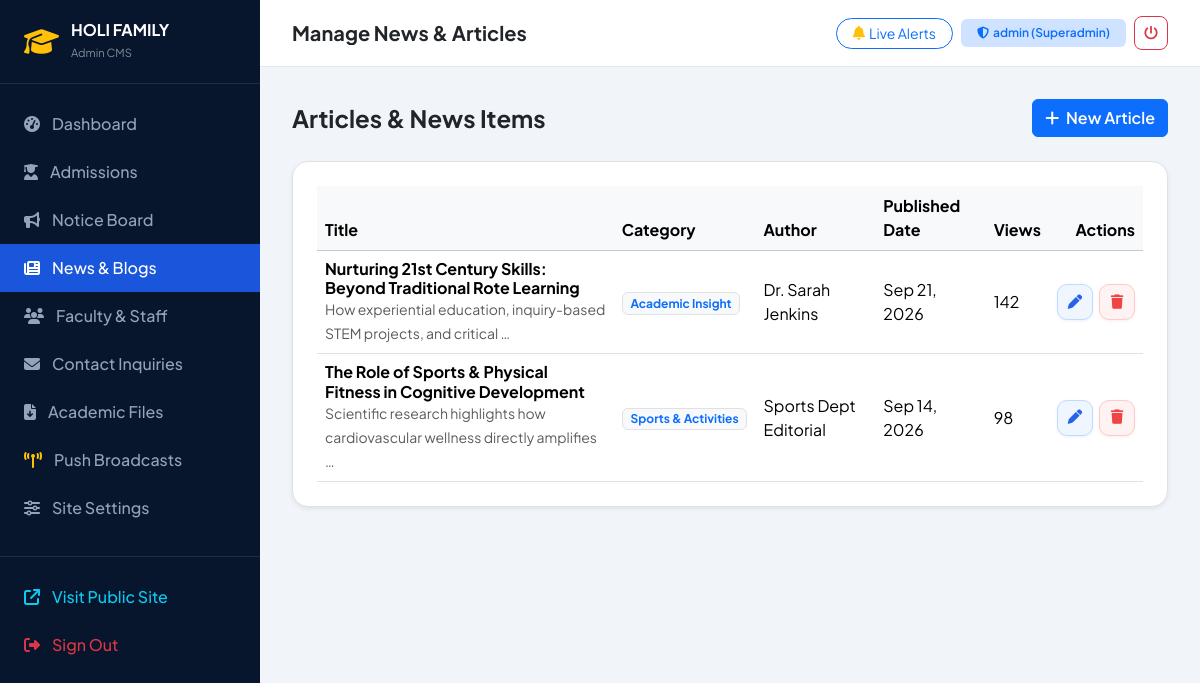
Page /portal/blogs/ (signed in) on the committed database.
### school/models.py (models this page shows, shortened)
class BlogPost(models.Model):
    CATEGORY_CHOICES = [
        ('academics', 'Academic Insight'),
        ('campus_life', 'Campus Life'),
        ('achievements', 'Student Achievements'),
        ('pedagogy', 'Educational Insights'),
        ('sports', 'Sports & Activities'),
        ('stem', 'Science, Tech & Arts'),
    ]
    title = models.CharField(max_length=255)
    slug = models.SlugField(max_length=255, unique=True, blank=True)
    category = models.CharField(max_length=50, choices=CATEGORY_CHOICES, default='academics')
    author_name = models.CharField(max_length=150, default="Academic Editorial Board")
    author_role = models.CharField(max_length=150, default="Faculty Member")
    featured_image = models.ImageField(upload_to='blog/images/', blank=True, null=True)
    excerpt = models.TextField(help_text="Short teaser for cards and meta descriptions")
    content = models.TextField()
    is_published = models.BooleanField(default=True)
    is_featured = models.BooleanField(default=False)
    views_count = models.PositiveIntegerField(default=0)
    published_date = models.DateField()
    created_at = models.DateTimeField(auto_now_add=True)
    updated_at = models.DateTimeField(auto_now=True)
    class Meta:
        ordering = ['-published_date', '-created_at']

### portal/views.py (the view)
# urls.py: path('blogs/', views.manage_blogs, name='manage_blogs'),
@login_required
def manage_blogs(request):
    blogs = BlogPost.objects.all()
    return render(request, 'portal/blogs_list.html', {'blogs': blogs})

### school/context_processors.py (called while the page is built)
def school_global_context(request):
    school_info = SchoolProfile.objects.first()
    recent_notices = Notice.objects.filter(is_published=True)[:5]
    return {
        'school_info': school_info,
        'global_recent_notices': recent_notices,
    }

### templates/portal/blogs_list.html
{% extends 'portal/base_admin.html' %}
{% block page_title %}Manage News & Articles{% endblock %}
{% block admin_content %}
<div class="d-flex justify-content-between align-items-center mb-4">
  <h4 class="fw-bold text-dark mb-0">Articles & News Items</h4>
  <a href="{% url 'portal:create_blog' %}" class="btn btn-primary fw-semibold"><i class="fa-solid fa-plus me-1"></i> New Article</a>
</div>
<div class="bg-white p-4 rounded-4 border shadow-sm">
  <div class="table-responsive">
    <table class="table table-hover align-middle mb-0">
      <thead class="table-light">
        <tr>
          <th>Title</th>
          <th>Category</th>
          <th>Author</th>
          <th>Published Date</th>
          <th>Views</th>
          <th class="text-end">Actions</th>
        </tr>
      </thead>
      <tbody>
        {% for blog in blogs %}
        <tr>
          <td>
            <h6 class="fw-bold mb-0">{{ blog.title }}</h6>
            <small class="text-muted">{{ blog.excerpt|truncatewords:8 }}</small>
          </td>
          <td><span class="badge bg-light text-primary border">{{ blog.get_category_display }}</span></td>
          <td>{{ blog.author_name }}</td>
          <td>{{ blog.published_date|date:"M d, Y" }}</td>
          <td>{{ blog.views_count }}</td>
          <td class="text-end">
            <div class="table-actions">
              <a href="{% url 'portal:edit_blog' blog.pk %}" class="btn-action-edit" title="Edit Article"><i class="fa-solid fa-pen"></i></a>
              <a href="{% url 'portal:delete_blog' blog.pk %}" class="btn-action-delete" title="Delete Article" onclick="return confirm('Delete this article?');"><i class="fa-solid fa-trash"></i></a>
            </div>
          </td>
        </tr>
        {% empty %}
        <tr>
          <td colspan="6" class="text-center py-4 text-muted">No blog posts found.</td>
        </tr>
        {% endfor %}
      </tbody>
    </table>
  </div>
</div>
{% endblock %}

### templates/portal/base_admin.html (shortened to what this page needs)
{% load static %}
<!DOCTYPE html>
<html lang="en">
<head>
  <link href="https://cdn.jsdelivr.net/npm/bootstrap@5.3.3/dist/css/bootstrap.min.css" rel="stylesheet">
  <link rel="stylesheet" href="https://cdnjs.cloudflare.com/ajax/libs/font-awesome/6.5.1/css/all.min.css">
  <link rel="stylesheet" href="{% static 'css/admin.css' %}">
</head>
<body class="admin-body">
  <div class="admin-wrapper">
    <aside class="admin-sidebar">
      <div class="sidebar-brand">
        <i class="fa-solid fa-graduation-cap text-warning fs-3"></i>
        <div>
          <h6 class="fw-bold mb-0 text-white">HOLI FAMILY</h6>
          <small class="text-white-50" style="font-size: 0.7rem;">Admin CMS</small>
        </div>
      </div>
      <ul class="nav flex-column py-3">
        <li class="nav-item">
          <a class="nav-link {% if request.resolver_match.url_name == 'dashboard' %}active{% endif %}" href="{% url 'portal:dashboard' %}">
            <i class="fa-solid fa-gauge-high"></i> Dashboard
          </a>
        </li>
        <li class="nav-item">
          <a class="nav-link {% if 'admissions' in request.path %}active{% endif %}" href="{% url 'portal:manage_admissions' %}">
            <i class="fa-solid fa-user-graduate"></i> Admissions
          </a>
        </li>
        <li class="nav-item">
          <a class="nav-link {% if 'notices' in request.path %}active{% endif %}" href="{% url 'portal:manage_notices' %}">
            <i class="fa-solid fa-bullhorn"></i> Notice Board
          </a>
        </li>
        <li class="nav-item">
          <a class="nav-link {% if 'blogs' in request.path %}active{% endif %}" href="{% url 'portal:manage_blogs' %}">
            <i class="fa-solid fa-newspaper"></i> News & Blogs
          </a>
        </li>
        <li class="nav-item">
          <a class="nav-link {% if 'teachers' in request.path %}active{% endif %}" href="{% url 'portal:manage_teachers' %}">
            <i class="fa-solid fa-users"></i> Faculty & Staff
          </a>
        </li>
        <li class="nav-item">
          <a class="nav-link {% if 'messages' in request.path %}active{% endif %}" href="{% url 'portal:manage_messages' %}">
            <i class="fa-solid fa-envelope"></i> Contact Inquiries
          </a>
        </li>
        <li class="nav-item">
          <a class="nav-link {% if 'resources' in request.path %}active{% endif %}" href="{% url 'portal:manage_resources' %}">
            <i class="fa-solid fa-file-arrow-down"></i> Academic Files
          </a>
        </li>
        <li class="nav-item">
          <a class="nav-link {% if 'push' in request.path %}active{% endif %}" href="{% url 'portal:push_manager' %}">
            <i class="fa-solid fa-tower-broadcast text-warning"></i> Push Broadcasts
          </a>
        </li>
        <li class="nav-item">
          <a class="nav-link {% if 'settings' in request.path %}active{% endif %}" href="{% url 'portal:school_settings' %}">
            <i class="fa-solid fa-sliders"></i> Site Settings
          </a>
        </li>
        <li class="nav-item mt-4 pt-3 border-top border-secondary border-opacity-25">
          <a class="nav-link text-info" href="{% url 'home' %}" target="_blank">
            <i class="fa-solid fa-arrow-up-right-from-square"></i> Visit Public Site
          </a>
        </li>
        <li class="nav-item">
          <a class="nav-link text-danger" href="{% url 'portal:logout' %}">
            <i class="fa-solid fa-right-from-bracket"></i> Sign Out
          </a>
        </li>
      </ul>
    </aside>
    <div class="admin-main">
      <header class="admin-topbar">
        <div class="d-flex align-items-center gap-3 min-w-0">
          <h5 class="mb-0 fw-bold text-dark text-truncate">{% block page_title %}Dashboard Overview{% endblock %}</h5>
        </div>
        <div class="d-flex align-items-center gap-2 text-nowrap flex-shrink-0 ms-3">
          <button type="button" data-push-toggle class="btn btn-outline-primary btn-sm rounded-pill px-3 py-1 text-nowrap d-inline-flex align-items-center gap-1 shadow-2xs">
          </button>
          <span class="badge bg-primary-subtle text-primary px-3 py-2 fw-semibold d-inline-flex align-items-center gap-1 text-nowrap">
            <i class="fa-solid fa-shield-halved"></i> <span>{{ user.username }} ({{ user.is_superuser|yesno:"Superadmin,Editor" }})</span>
          </span>
          <a href="{% url 'portal:logout' %}" class="btn btn-outline-danger btn-sm rounded-3 d-inline-flex align-items-center justify-content-center" style="width: 34px; height: 34px;" title="Sign Out">
            <i class="fa-solid fa-power-off"></i>
          </a>
        </div>
      </header>
      <div class="admin-content">
        {% block admin_content %}{% endblock %}
      </div>
    </div>
  </div>
</body>
</html>

### static/css/admin.css (style rules this page uses)
:root { --hf-admin-sidebar-bg: #07162c; --hf-admin-sidebar-hover: #0f2b59; --hf-admin-sidebar-active: #1a56db; --hf-admin-header-bg: #ffffff; --hf-admin-body-bg: #f1f5f9; }
body.admin-body { background-color: var(--hf-admin-body-bg); font-family: 'Plus Jakarta Sans', sans-serif; }
.admin-wrapper { display: flex; min-height: 100vh; }
.admin-sidebar { width: 260px; background-color: var(--hf-admin-sidebar-bg); color: #cbd5e1; flex-shrink: 0; transition: all 0.3s ease; }
.admin-sidebar .sidebar-brand { padding: 20px 24px; border-bottom: 1px solid rgba(255, 255, 255, 0.1); display: flex; align-items: center; gap: 12px; color: #fff; }
.admin-sidebar .nav-link { color: #94a3b8; padding: 12px 24px; font-weight: 500; display: flex; align-items: center; gap: 12px; transition: all 0.2s ease; }
.admin-sidebar .nav-link.active { color: #ffffff; background-color: var(--hf-admin-sidebar-active); border-left: 4px solid var(--hf-gold-accent); }
.admin-main { flex-grow: 1; display: flex; flex-direction: column; min-width: 0; }
.admin-topbar { background-color: var(--hf-admin-header-bg); padding: 16px 32px; border-bottom: 1px solid #e2e8f0; display: flex; justify-content: space-between; align-items: center; flex-wrap: nowrap; gap: 16px; }
.admin-topbar .btn, .admin-topbar .badge { white-space: nowrap !important; }
.admin-content { padding: 32px; flex-grow: 1; }
.table td.text-end, .table td:last-child { white-space: nowrap !important; }
.table-actions { display: inline-flex; align-items: center; justify-content: flex-end; gap: 6px; flex-wrap: nowrap; }
.btn-action-edit { display: inline-flex; align-items: center; justify-content: center; width: 36px; height: 36px; border-radius: 10px; background: #eff6ff; color: #2563eb; border: 1px solid #bfdbfe; font-size: 0.9rem; text-decoration: none; transition: all 0.2s cubic-bezier(0.16, 1, 0.3, 1); box-shadow: 0 1px 3px rgba(37, 99, 235, 0.1); }
.btn-action-delete { display: inline-flex; align-items: center; justify-content: center; width: 36px; height: 36px; border-radius: 10px; background: #fef2f2; color: #ef4444; border: 1px solid #fecaca; font-size: 0.9rem; text-decoration: none; transition: all 0.2s cubic-bezier(0.16, 1, 0.3, 1); box-shadow: 0 1px 3px rgba(239, 68, 68, 0.1); }

### rows in the picture
BlogPost: title "Nurturing 21st Century Skills: Beyond Traditional Rote Learning", excerpt "How experiential education, inquiry-based STEM projects, and critical …", category "Academic Insight", author_name "Dr. Sarah Jenkins", published_date "Sep 21, 2026", views_count "142"
BlogPost: title "The Role of Sports & Physical Fitness in Cognitive Development", excerpt "Scientific research highlights how cardiovascular wellness directly amplifies …", category "Sports & Activities", author_name "Sports Dept Editorial", published_date "Sep 14, 2026", views_count "98"

### other values in the picture
{{ user.username }} "admin"
{{ user.is_superuser|yesno:"Superadmin,Editor" }} "Superadmin"
